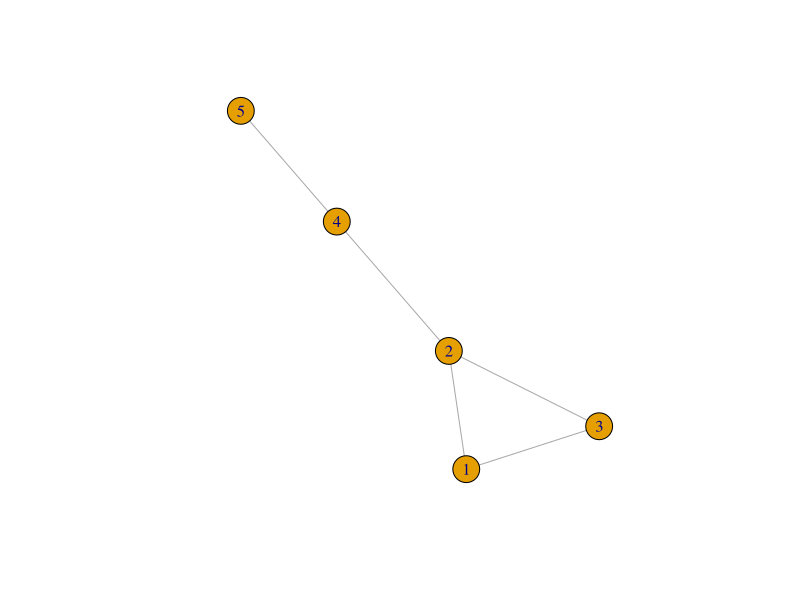
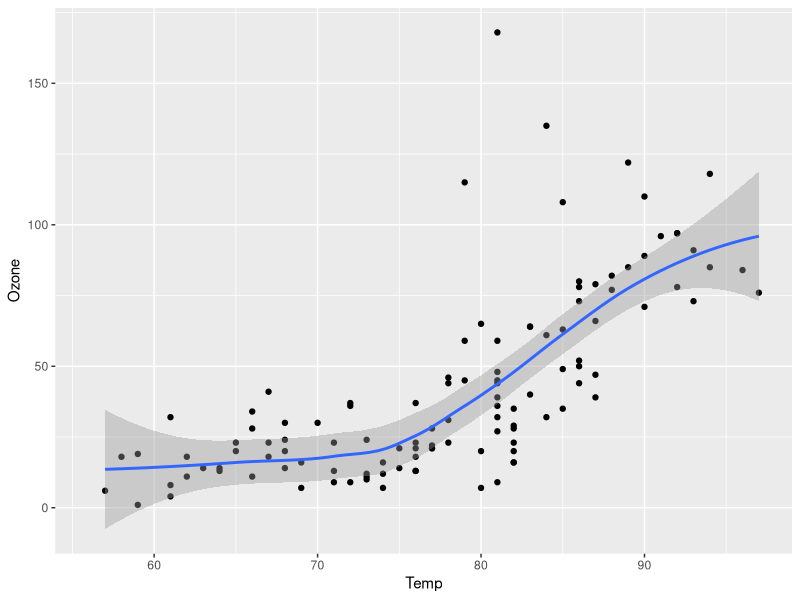

These figures' R source, in order:
## ---- chunk 1
library(igraph)
g <- make_graph(~ 1--2, 1--3, 2--3, 2--4, 4--5)
plot(g)
## ---- chunk 2
#| label: fig-airquality
#| fig-cap: "Temperature and ozone level."
#| warning: false

library(ggplot2)
ggplot(airquality, aes(Temp, Ozone)) + 
  geom_point() + 
  geom_smooth(method = "loess")
